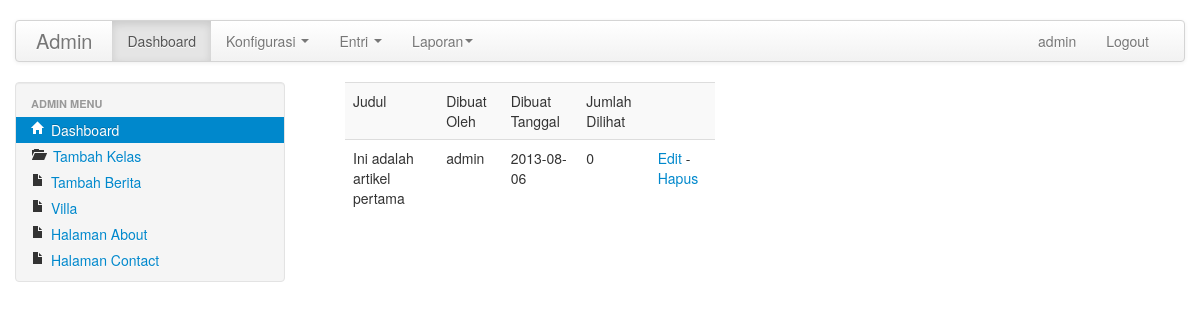
/admin/index.php?p=news (signed in), run on the app's committed database.
### tables this page shows
CREATE TABLE IF NOT EXISTS `post_article` (
  `post_id` int(10) NOT NULL,
  `title` varchar(50) NOT NULL,
  `featurephoto` varchar(100) NOT NULL,
  `post_entry` longtext NOT NULL,
  `create_date` date NOT NULL,
  `hit` int(10) NOT NULL,
  `create_by` varchar(40) NOT NULL
);

### admin/pages/news.php (the view, shortened to what this page needs)
<span class="span4">
<table width="100%" border="0" cellspacing="0" cellpadding="0" class="table table-striped">
  <tr>
    <td>Judul</td>
    <td>Dibuat Oleh</td>
    <td>Dibuat Tanggal</td>
    <td>Jumlah Dilihat</td>
    <td>&nbsp;</td>
  </tr>
  <?php
  $rw=mysql_query("Select * from post_article");
  while($s=mysql_fetch_array($rw))
  {
  ?>
  <tr>
    <td><?php echo $s['title']; ?></td>
    <td><?php echo $s['create_by']; ?></td>
    <td><?php echo $s['create_date']; ?></td>
    <td><?php echo $s['hit']; ?></td>
    <td><a href="?p=news-edit&id=<?php echo sha1($s['post_id']); ?>">Edit</a> - <a href="?p=news&del=1&id=<?php echo sha1($s['post_id']); ?>">Hapus</a></td>
  </tr>
  <?php
  }
  ?>
</table>
</span>

### admin/css/site.css (style rules this page uses)
body { padding-top:20px; padding-bottom:20px; }

### data on the page
post_article: title "Ini adalah artikel pertama", create_by "admin", create_date "2013-08-06", hit "0"

### other printed values
$_SESSION['user'] "admin"
